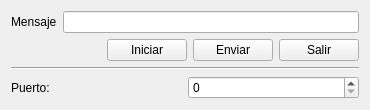
<?xml version="1.0" encoding="UTF-8"?>
<ui version="4.0">
 <class>Widget</class>
 <widget class="QWidget" name="Widget">
  <property name="geometry">
   <rect>
    <x>0</x>
    <y>0</y>
    <width>370</width>
    <height>110</height>
   </rect>
  </property>
  <property name="windowTitle">
   <string>Widget</string>
  </property>
  <layout class="QGridLayout" name="gridLayout">
   <item row="0" column="0">
    <layout class="QHBoxLayout" name="horizontalLayout_2">
     <item>
      <widget class="QLabel" name="label">
       <property name="text">
        <string>Mensaje</string>
       </property>
      </widget>
     </item>
     <item>
      <widget class="QLineEdit" name="msj_lineEdit"/>
     </item>
    </layout>
   </item>
   <item row="1" column="0">
    <layout class="QHBoxLayout" name="horizontalLayout">
     <item>
      <spacer name="horizontalSpacer">
       <property name="orientation">
        <enum>Qt::Horizontal</enum>
       </property>
       <property name="sizeHint" stdset="0">
        <size>
         <width>40</width>
         <height>20</height>
        </size>
       </property>
      </spacer>
     </item>
     <item>
      <widget class="QPushButton" name="iniciar_pushButton">
       <property name="text">
        <string>Iniciar</string>
       </property>
      </widget>
     </item>
     <item>
      <widget class="QPushButton" name="enviar_pushButton">
       <property name="text">
        <string>Enviar</string>
       </property>
      </widget>
     </item>
     <item>
      <widget class="QPushButton" name="salir_pushButton">
       <property name="text">
        <string>Salir</string>
       </property>
      </widget>
     </item>
    </layout>
   </item>
   <item row="2" column="0">
    <widget class="Line" name="line">
     <property name="orientation">
      <enum>Qt::Horizontal</enum>
     </property>
    </widget>
   </item>
   <item row="3" column="0">
    <layout class="QHBoxLayout" name="horizontalLayout_3">
     <item>
      <widget class="QLabel" name="label_2">
       <property name="text">
        <string>Puerto:</string>
       </property>
      </widget>
     </item>
     <item>
      <widget class="QSpinBox" name="puerto_spinBox">
       <property name="maximum">
        <number>9999999</number>
       </property>
      </widget>
     </item>
    </layout>
   </item>
  </layout>
 </widget>
 <layoutdefault spacing="6" margin="11"/>
 <resources/>
 <connections/>
</ui>
